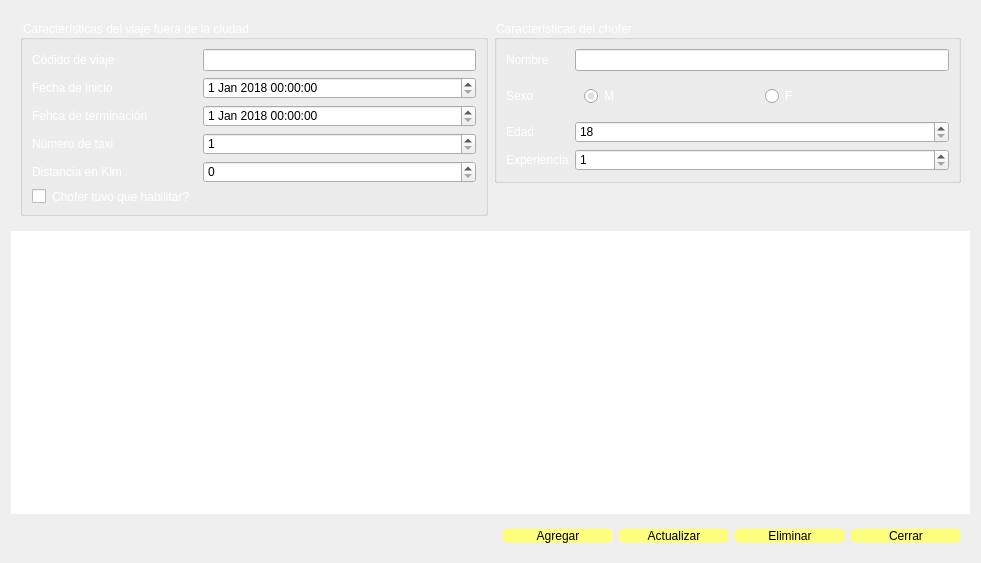
<?xml version="1.0" encoding="UTF-8"?>
<ui version="4.0">
 <class>Form</class>
 <widget class="QWidget" name="Form">
  <property name="geometry">
   <rect>
    <x>0</x>
    <y>0</y>
    <width>981</width>
    <height>563</height>
   </rect>
  </property>
  <property name="windowTitle">
   <string>Insertar viaje fuera de la ciudad</string>
  </property>
  <property name="styleSheet">
   <string notr="true">QPushButton#btn_add:hover{
background-color: rgb(85, 170, 0);
}
QPushButton#btn_add{
color: rgb(0, 0, 0);
font: italic 12pt &quot;Poor Richard&quot;;
background-color: rgb(255, 255, 127);
border-radius: 5px;
}

QPushButton#btn_upt:hover{
background-color: rgb(85, 170, 0);
}
QPushButton#btn_upt{
color: rgb(0, 0, 0);
font: italic 12pt &quot;Poor Richard&quot;;
background-color: rgb(255, 255, 127);
border-radius: 5px;
}

QPushButton#btn_del:hover{
background-color: rgb(85, 170, 0);
}
QPushButton#btn_del{
color: rgb(0, 0, 0);
font: italic 12pt &quot;Poor Richard&quot;;
background-color: rgb(255, 255, 127);
border-radius: 5px;
}

QPushButton#btn_close:hover{
background-color: rgb(85, 170, 0);
}
QPushButton#btn_close{
color: rgb(0, 0, 0);
font: italic 12pt &quot;Poor Richard&quot;;
background-color: rgb(255, 255, 127);
border-radius: 5px;
}</string>
  </property>
  <layout class="QGridLayout" name="gridLayout_6">
   <item row="0" column="0" colspan="2">
    <widget class="QWidget" name="widget_3" native="true">
     <layout class="QGridLayout" name="gridLayout_4">
      <item row="0" column="0" rowspan="2">
       <widget class="QGroupBox" name="groupBox">
        <property name="styleSheet">
         <string notr="true">color: rgb(255, 255, 255);
font: italic 13pt &quot;Poor Richard&quot;;</string>
        </property>
        <property name="title">
         <string>Características del viaje fuera de la ciudad</string>
        </property>
        <layout class="QGridLayout" name="gridLayout">
         <item row="0" column="0">
          <widget class="QLabel" name="label">
           <property name="styleSheet">
            <string notr="true">font: italic 12pt &quot;Poor Richard&quot;;
	color: rgb(255, 255, 255);
border-radius: 10px;
</string>
           </property>
           <property name="text">
            <string>Códido de viaje</string>
           </property>
          </widget>
         </item>
         <item row="0" column="1" rowspan="5">
          <widget class="QWidget" name="widget" native="true"/>
         </item>
         <item row="0" column="2">
          <widget class="QLineEdit" name="txt_codigo">
           <property name="styleSheet">
            <string notr="true">color: rgb(0, 0, 0);</string>
           </property>
          </widget>
         </item>
         <item row="1" column="0">
          <widget class="QLabel" name="label_2">
           <property name="styleSheet">
            <string notr="true">font: italic 12pt &quot;Poor Richard&quot;;
	color: rgb(255, 255, 255);
border-radius: 10px;
</string>
           </property>
           <property name="text">
            <string>Fecha de inicio</string>
           </property>
          </widget>
         </item>
         <item row="1" column="2">
          <widget class="QDateTimeEdit" name="date_fecha_inicio">
           <property name="styleSheet">
            <string notr="true">color: rgb(0, 0, 0);</string>
           </property>
           <property name="dateTime">
            <datetime>
             <hour>0</hour>
             <minute>0</minute>
             <second>0</second>
             <year>2018</year>
             <month>1</month>
             <day>1</day>
            </datetime>
           </property>
           <property name="maximumDateTime">
            <datetime>
             <hour>23</hour>
             <minute>59</minute>
             <second>59</second>
             <year>2050</year>
             <month>12</month>
             <day>31</day>
            </datetime>
           </property>
           <property name="minimumDateTime">
            <datetime>
             <hour>0</hour>
             <minute>0</minute>
             <second>0</second>
             <year>2000</year>
             <month>9</month>
             <day>14</day>
            </datetime>
           </property>
          </widget>
         </item>
         <item row="2" column="0">
          <widget class="QLabel" name="label_3">
           <property name="styleSheet">
            <string notr="true">font: italic 12pt &quot;Poor Richard&quot;;
	color: rgb(255, 255, 255);
border-radius: 10px;
</string>
           </property>
           <property name="text">
            <string>Fehca de terminación</string>
           </property>
          </widget>
         </item>
         <item row="2" column="2">
          <widget class="QDateTimeEdit" name="date_fecha_termina">
           <property name="styleSheet">
            <string notr="true">color: rgb(0, 0, 0);</string>
           </property>
           <property name="dateTime">
            <datetime>
             <hour>0</hour>
             <minute>0</minute>
             <second>0</second>
             <year>2018</year>
             <month>1</month>
             <day>1</day>
            </datetime>
           </property>
           <property name="maximumDateTime">
            <datetime>
             <hour>23</hour>
             <minute>59</minute>
             <second>59</second>
             <year>2050</year>
             <month>12</month>
             <day>31</day>
            </datetime>
           </property>
           <property name="minimumDateTime">
            <datetime>
             <hour>0</hour>
             <minute>0</minute>
             <second>0</second>
             <year>2000</year>
             <month>9</month>
             <day>14</day>
            </datetime>
           </property>
          </widget>
         </item>
         <item row="3" column="0">
          <widget class="QLabel" name="label_4">
           <property name="styleSheet">
            <string notr="true">font: italic 12pt &quot;Poor Richard&quot;;
	color: rgb(255, 255, 255);
border-radius: 10px;
</string>
           </property>
           <property name="text">
            <string>Número de taxi</string>
           </property>
          </widget>
         </item>
         <item row="3" column="2">
          <widget class="QSpinBox" name="spn_numero_taxi">
           <property name="styleSheet">
            <string notr="true">color: rgb(0, 0, 0);</string>
           </property>
           <property name="minimum">
            <number>1</number>
           </property>
           <property name="maximum">
            <number>10000</number>
           </property>
          </widget>
         </item>
         <item row="4" column="0">
          <widget class="QLabel" name="label_5">
           <property name="styleSheet">
            <string notr="true">font: italic 12pt &quot;Poor Richard&quot;;
	color: rgb(255, 255, 255);
border-radius: 10px;
</string>
           </property>
           <property name="text">
            <string>Distancia en Klm</string>
           </property>
          </widget>
         </item>
         <item row="4" column="2">
          <widget class="QSpinBox" name="spn_distancia">
           <property name="styleSheet">
            <string notr="true">color: rgb(0, 0, 0);</string>
           </property>
           <property name="minimum">
            <number>0</number>
           </property>
           <property name="maximum">
            <number>10000</number>
           </property>
           <property name="value">
            <number>0</number>
           </property>
          </widget>
         </item>
         <item row="5" column="0">
          <widget class="QCheckBox" name="check_habilitar">
           <property name="styleSheet">
            <string notr="true">font: italic 12pt &quot;Poor Richard&quot;;
	color: rgb(255, 255, 255);
border-radius: 5px;
</string>
           </property>
           <property name="text">
            <string>Chofer tuvo que habilitar?</string>
           </property>
          </widget>
         </item>
        </layout>
       </widget>
      </item>
      <item row="0" column="1">
       <widget class="QGroupBox" name="groupBox_2">
        <property name="styleSheet">
         <string notr="true">color: rgb(255, 255, 255);
font: italic 13pt &quot;Poor Richard&quot;;</string>
        </property>
        <property name="title">
         <string>Características del chofer</string>
        </property>
        <layout class="QGridLayout" name="gridLayout_3">
         <item row="0" column="0">
          <widget class="QLabel" name="label_6">
           <property name="styleSheet">
            <string notr="true">font: italic 12pt &quot;Poor Richard&quot;;
	color: rgb(255, 255, 255);
border-radius: 10px;
</string>
           </property>
           <property name="text">
            <string>Nombre</string>
           </property>
          </widget>
         </item>
         <item row="0" column="1">
          <widget class="QLineEdit" name="txt_nombre">
           <property name="styleSheet">
            <string notr="true">color: rgb(0, 0, 0);</string>
           </property>
          </widget>
         </item>
         <item row="1" column="0">
          <widget class="QLabel" name="label_7">
           <property name="styleSheet">
            <string notr="true">font: italic 12pt &quot;Poor Richard&quot;;
	color: rgb(255, 255, 255);
border-radius: 10px;
</string>
           </property>
           <property name="text">
            <string>Sexo</string>
           </property>
          </widget>
         </item>
         <item row="1" column="1">
          <widget class="QWidget" name="widget_2" native="true">
           <layout class="QGridLayout" name="gridLayout_2">
            <item row="0" column="0">
             <widget class="QRadioButton" name="rb_mas">
              <property name="text">
               <string>M</string>
              </property>
              <property name="checked">
               <bool>true</bool>
              </property>
             </widget>
            </item>
            <item row="0" column="1">
             <widget class="QRadioButton" name="rb_fem">
              <property name="text">
               <string>F</string>
              </property>
             </widget>
            </item>
           </layout>
          </widget>
         </item>
         <item row="2" column="0">
          <widget class="QLabel" name="label_8">
           <property name="styleSheet">
            <string notr="true">font: italic 12pt &quot;Poor Richard&quot;;
	color: rgb(255, 255, 255);
border-radius: 10px;
</string>
           </property>
           <property name="text">
            <string>Edad</string>
           </property>
          </widget>
         </item>
         <item row="2" column="1">
          <widget class="QSpinBox" name="spn_edad">
           <property name="styleSheet">
            <string notr="true">color: rgb(0, 0, 0);</string>
           </property>
           <property name="minimum">
            <number>18</number>
           </property>
           <property name="maximum">
            <number>140</number>
           </property>
          </widget>
         </item>
         <item row="3" column="0">
          <widget class="QLabel" name="label_9">
           <property name="styleSheet">
            <string notr="true">font: italic 12pt &quot;Poor Richard&quot;;
	color: rgb(255, 255, 255);
border-radius: 10px;
</string>
           </property>
           <property name="text">
            <string>Experiencia</string>
           </property>
          </widget>
         </item>
         <item row="3" column="1">
          <widget class="QSpinBox" name="spn_exp">
           <property name="styleSheet">
            <string notr="true">color: rgb(0, 0, 0);</string>
           </property>
           <property name="minimum">
            <number>1</number>
           </property>
          </widget>
         </item>
        </layout>
       </widget>
      </item>
      <item row="1" column="1">
       <widget class="QWidget" name="widget_4" native="true"/>
      </item>
     </layout>
    </widget>
   </item>
   <item row="1" column="0" colspan="2">
    <widget class="QTableWidget" name="tabla">
     <property name="styleSheet">
      <string notr="true">color: rgb(0, 0, 0);
border-radius: 30px;
font: italic 12pt &quot;Poor Richard&quot;;</string>
     </property>
    </widget>
   </item>
   <item row="2" column="0">
    <widget class="QWidget" name="widget_6" native="true"/>
   </item>
   <item row="2" column="1">
    <widget class="QWidget" name="widget_5" native="true">
     <layout class="QGridLayout" name="gridLayout_5">
      <item row="0" column="0">
       <widget class="QPushButton" name="btn_add">
        <property name="cursor">
         <cursorShape>PointingHandCursor</cursorShape>
        </property>
        <property name="styleSheet">
         <string notr="true"/>
        </property>
        <property name="text">
         <string>Agregar</string>
        </property>
       </widget>
      </item>
      <item row="0" column="1">
       <widget class="QPushButton" name="btn_upt">
        <property name="cursor">
         <cursorShape>PointingHandCursor</cursorShape>
        </property>
        <property name="styleSheet">
         <string notr="true"/>
        </property>
        <property name="text">
         <string>Actualizar</string>
        </property>
       </widget>
      </item>
      <item row="0" column="2">
       <widget class="QPushButton" name="btn_del">
        <property name="cursor">
         <cursorShape>PointingHandCursor</cursorShape>
        </property>
        <property name="styleSheet">
         <string notr="true"/>
        </property>
        <property name="text">
         <string>Eliminar</string>
        </property>
       </widget>
      </item>
      <item row="0" column="3">
       <widget class="QPushButton" name="btn_close">
        <property name="cursor">
         <cursorShape>PointingHandCursor</cursorShape>
        </property>
        <property name="styleSheet">
         <string notr="true"/>
        </property>
        <property name="text">
         <string>Cerrar</string>
        </property>
       </widget>
      </item>
     </layout>
    </widget>
   </item>
  </layout>
 </widget>
 <resources/>
 <connections/>
</ui>
